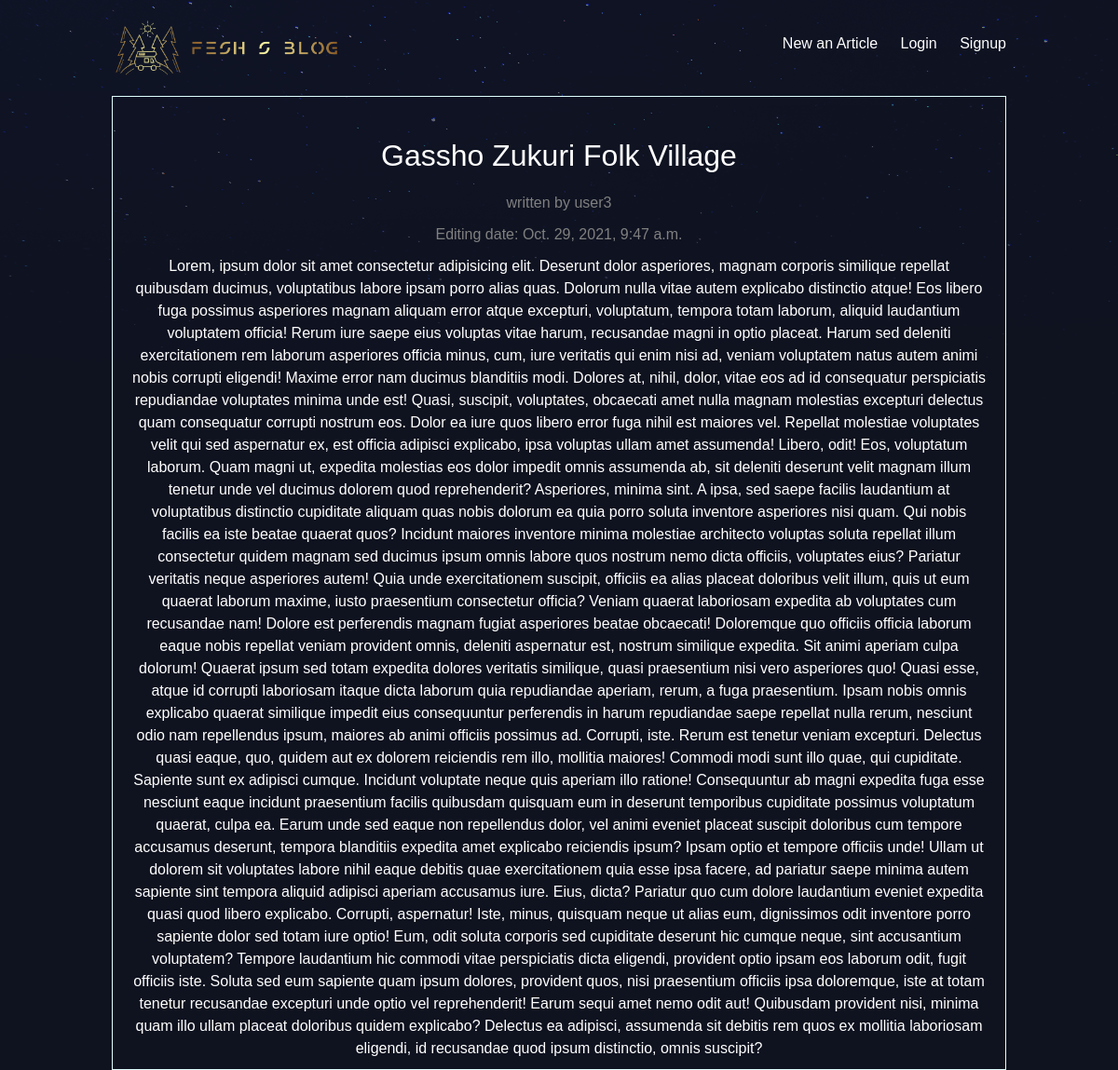
/articles/Gassho-Zukuri-Folk-Village/, run on the app's committed database.
### articles/models.py (models this page shows, shortened)
class Article(models.Model):
    title = models.CharField(max_length=100)
    slug = models.SlugField()   # s/b url friendly string
    body = models.TextField()
    date = models.DateTimeField( auto_now_add=True)
    thumb = models.ImageField(default="default.png", blank=True)
    author = models.ForeignKey(User, on_delete=models.CASCADE, default=None)
    ''' model method '''

### articles/views.py (the view)
# urls.py: path('<slug:mySlug>/', views.article_detail, name="detail"),
def article_detail(request,mySlug):
    article = Article.objects.get(slug=mySlug)
    return render(request, 'articles/article_detail.html',{'eachArticle':article} )

### articles/templates/articles/article_detail.html (shortened to what this page needs)
{% extends 'base_layout.html' %}
{% block content %}
    <div class="article-detail">
        <div class="article">
            <h2>{{eachArticle.title}}</h2>
            <p class="description">written by {{eachArticle.author}}</p>
            <p class="description">Editing date: {{eachArticle.date}}</p>
            <p>{{eachArticle.body}}</p>
        </div>
    </div>
{% endblock %}

### assets/styles.css (style rules this page uses)
body { background-color: #0f121f; background-image: url(stars.png); background-repeat: no-repeat; color: #fff; }
body * { font-family: Helvetica, sans-serif, Times, serif; }
h1, h2, h3, h4, h5 { font-weight: normal; margin: 0; }
.article { padding: 10px; border: 1px solid lightcyan; border-style: groove; position: relative; padding-bottom: 40px; }
.article h2 { font-size: 1.5em; }
.article h2, .article p { text-align: center; }
.article-detail .article { padding: 0; }
.article-detail .article h2 { text-align: center; margin: 20px auto; font-size: 2em }
.article-detail .article p { margin: 10px 20px }
.description { color: gray; font-size: 0.5 em; }

### data on the page
Article: title "Gassho Zukuri Folk Village", author "user3", date "Oct. 29, 2021, 9:47 a.m.", body "Lorem, ipsum dolor sit amet consectetur adipisicing elit. Deserunt dolor asperiores, magnam corporis similique repellat quibusdam ducimus, voluptatibus labore ipsam porro alias quas. Dolorum nulla vitae autem explicabo distinctio atque! Eos libero fuga possimus asperiores magnam aliquam error atque excepturi, voluptatum, tempora totam laborum, aliquid laudantium voluptatem officia! Rerum iure saepe eius voluptas vitae harum, recusandae magni in optio placeat. Harum sed deleniti exercitationem rem laborum asperiores officia minus, cum, iure veritatis qui enim nisi ad, veniam voluptatem natus autem animi nobis corrupti eligendi! Maxime error nam ducimus blanditiis modi. Dolores at, nihil,…"
